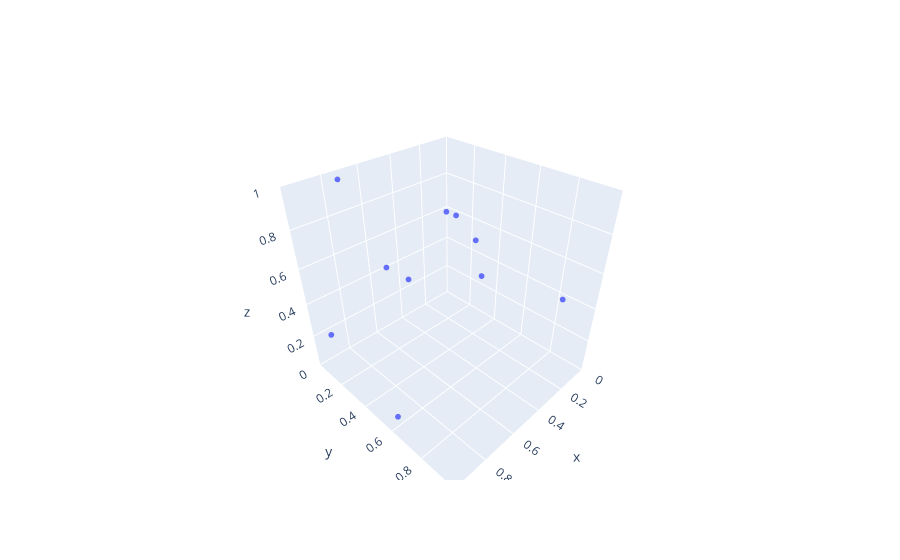

Here is the notebook cell this chart was saved with:
### Code cell
fig = go.Figure(data=[go.Scatter3d(x=x_3d, y=y_3d, z=z_3d,
                                   mode='markers',
                                          marker=dict(
                                          size=2))])

fig.update_layout(
        scene = dict(
          xaxis=dict(range=[0, x_max], autorange=False),
          yaxis=dict(range=[0, y_max], autorange=False),
          zaxis=dict(range=[0, z_max], autorange=False),
        ))

fig.show()

### Figure 1 — Plotly figure (JSON) as saved in the notebook; plotly's stock layout.template omitted (floating-point values rounded to 4 significant figures)
{"data": [{"marker": {"size": 2}, "mode": "markers", "type": "scatter3d", "x": [0.1511, 0.1634, 0.8744, 0.6822, 0.3122, 0.7352, 0.374, 0.9383, 0.5234, 0.9746], "y": [0.8974, 0.2245, 0.6413, 0.8329, 0.49, 0.0289, 0.3567, 0.07714, 0.04852, 0.6254], "z": [0.48, 0.675, 0.7966, 0.8155, 0.6887, 0.968, 0.8084, 0.2214, 0.4302, 0.1026]}], "layout": {"scene": {"xaxis": {"autorange": false, "range": [0, 1]}, "yaxis": {"autorange": false, "range": [0, 1]}, "zaxis": {"autorange": false, "range": [0, 1]}}}}
